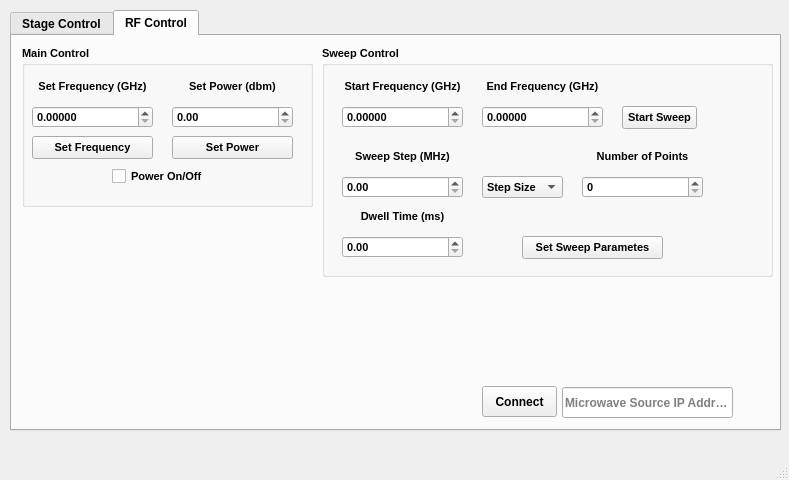
<?xml version="1.0" encoding="UTF-8"?>
<ui version="4.0">
 <class>MainWindow</class>
 <widget class="QMainWindow" name="MainWindow">
  <property name="geometry">
   <rect>
    <x>0</x>
    <y>0</y>
    <width>789</width>
    <height>480</height>
   </rect>
  </property>
  <property name="windowTitle">
   <string>MainWindow</string>
  </property>
  <widget class="QWidget" name="centralwidget">
   <widget class="QTabWidget" name="tabWidget">
    <property name="geometry">
     <rect>
      <x>10</x>
      <y>10</y>
      <width>771</width>
      <height>421</height>
     </rect>
    </property>
    <property name="font">
     <font>
      <bold>true</bold>
     </font>
    </property>
    <property name="tabShape">
     <enum>QTabWidget::Rounded</enum>
    </property>
    <property name="currentIndex">
     <number>1</number>
    </property>
    <widget class="QWidget" name="stage_control">
     <attribute name="title">
      <string>Stage Control</string>
     </attribute>
     <widget class="QPushButton" name="homeStageButton">
      <property name="geometry">
       <rect>
        <x>10</x>
        <y>10</y>
        <width>81</width>
        <height>24</height>
       </rect>
      </property>
      <property name="font">
       <font>
        <bold>true</bold>
       </font>
      </property>
      <property name="text">
       <string>Home Stage</string>
      </property>
     </widget>
     <widget class="QPushButton" name="setPositionButton">
      <property name="geometry">
       <rect>
        <x>100</x>
        <y>60</y>
        <width>81</width>
        <height>51</height>
       </rect>
      </property>
      <property name="font">
       <font>
        <bold>true</bold>
       </font>
      </property>
      <property name="text">
       <string>Set Position</string>
      </property>
     </widget>
     <widget class="QDoubleSpinBox" name="xPosSpinBox">
      <property name="geometry">
       <rect>
        <x>30</x>
        <y>60</y>
        <width>61</width>
        <height>22</height>
       </rect>
      </property>
     </widget>
     <widget class="QDoubleSpinBox" name="yPosSpinBox">
      <property name="geometry">
       <rect>
        <x>30</x>
        <y>90</y>
        <width>61</width>
        <height>22</height>
       </rect>
      </property>
     </widget>
     <widget class="QDoubleSpinBox" name="zPosSpinBox">
      <property name="geometry">
       <rect>
        <x>30</x>
        <y>140</y>
        <width>61</width>
        <height>22</height>
       </rect>
      </property>
     </widget>
     <widget class="QLabel" name="label">
      <property name="geometry">
       <rect>
        <x>10</x>
        <y>60</y>
        <width>16</width>
        <height>20</height>
       </rect>
      </property>
      <property name="font">
       <font>
        <bold>true</bold>
       </font>
      </property>
      <property name="text">
       <string>X</string>
      </property>
      <property name="scaledContents">
       <bool>false</bool>
      </property>
      <property name="alignment">
       <set>Qt::AlignCenter</set>
      </property>
     </widget>
     <widget class="QLabel" name="label_2">
      <property name="geometry">
       <rect>
        <x>10</x>
        <y>90</y>
        <width>16</width>
        <height>20</height>
       </rect>
      </property>
      <property name="font">
       <font>
        <bold>true</bold>
       </font>
      </property>
      <property name="text">
       <string>Y</string>
      </property>
      <property name="scaledContents">
       <bool>false</bool>
      </property>
      <property name="alignment">
       <set>Qt::AlignCenter</set>
      </property>
     </widget>
     <widget class="QLabel" name="label_3">
      <property name="geometry">
       <rect>
        <x>10</x>
        <y>140</y>
        <width>16</width>
        <height>20</height>
       </rect>
      </property>
      <property name="font">
       <font>
        <bold>true</bold>
       </font>
      </property>
      <property name="text">
       <string>Z</string>
      </property>
      <property name="scaledContents">
       <bool>false</bool>
      </property>
      <property name="alignment">
       <set>Qt::AlignCenter</set>
      </property>
     </widget>
     <widget class="QPushButton" name="connectStageButton">
      <property name="geometry">
       <rect>
        <x>542</x>
        <y>350</y>
        <width>111</width>
        <height>31</height>
       </rect>
      </property>
      <property name="text">
       <string>Connect to Stage</string>
      </property>
     </widget>
     <widget class="QComboBox" name="comPortBox">
      <property name="geometry">
       <rect>
        <x>660</x>
        <y>350</y>
        <width>101</width>
        <height>31</height>
       </rect>
      </property>
     </widget>
     <widget class="QPushButton" name="setStageHeightButton">
      <property name="geometry">
       <rect>
        <x>100</x>
        <y>130</y>
        <width>81</width>
        <height>31</height>
       </rect>
      </property>
      <property name="font">
       <font>
        <bold>true</bold>
       </font>
      </property>
      <property name="text">
       <string>Set Height</string>
      </property>
     </widget>
    </widget>
    <widget class="QWidget" name="RFControl">
     <attribute name="title">
      <string>RF Control</string>
     </attribute>
     <widget class="QLineEdit" name="MWSourceIPAddressBox">
      <property name="geometry">
       <rect>
        <x>550</x>
        <y>351</y>
        <width>171</width>
        <height>31</height>
       </rect>
      </property>
      <property name="placeholderText">
       <string>Microwave Source IP Address</string>
      </property>
     </widget>
     <widget class="QPushButton" name="connectMWSourceButton">
      <property name="geometry">
       <rect>
        <x>470</x>
        <y>350</y>
        <width>75</width>
        <height>31</height>
       </rect>
      </property>
      <property name="text">
       <string>Connect</string>
      </property>
     </widget>
     <widget class="QGroupBox" name="groupBox">
      <property name="geometry">
       <rect>
        <x>10</x>
        <y>10</y>
        <width>291</width>
        <height>161</height>
       </rect>
      </property>
      <property name="font">
       <font>
        <pointsize>8</pointsize>
        <bold>true</bold>
       </font>
      </property>
      <property name="title">
       <string>Main Control</string>
      </property>
      <widget class="QCheckBox" name="togglePwrChk">
       <property name="geometry">
        <rect>
         <x>90</x>
         <y>120</y>
         <width>101</width>
         <height>21</height>
        </rect>
       </property>
       <property name="text">
        <string>Power On/Off</string>
       </property>
      </widget>
      <widget class="QLabel" name="label_4">
       <property name="geometry">
        <rect>
         <x>10</x>
         <y>30</y>
         <width>121</width>
         <height>21</height>
        </rect>
       </property>
       <property name="text">
        <string>Set Frequency (GHz)</string>
       </property>
       <property name="alignment">
        <set>Qt::AlignCenter</set>
       </property>
      </widget>
      <widget class="QLabel" name="label_5">
       <property name="geometry">
        <rect>
         <x>150</x>
         <y>30</y>
         <width>121</width>
         <height>21</height>
        </rect>
       </property>
       <property name="text">
        <string>Set Power (dbm)</string>
       </property>
       <property name="alignment">
        <set>Qt::AlignCenter</set>
       </property>
      </widget>
      <widget class="QDoubleSpinBox" name="freqBox">
       <property name="geometry">
        <rect>
         <x>10</x>
         <y>60</y>
         <width>121</width>
         <height>22</height>
        </rect>
       </property>
       <property name="decimals">
        <number>5</number>
       </property>
      </widget>
      <widget class="QDoubleSpinBox" name="pwrBox">
       <property name="geometry">
        <rect>
         <x>150</x>
         <y>60</y>
         <width>121</width>
         <height>22</height>
        </rect>
       </property>
       <property name="decimals">
        <number>2</number>
       </property>
      </widget>
      <widget class="QPushButton" name="setFreqBtn">
       <property name="geometry">
        <rect>
         <x>10</x>
         <y>90</y>
         <width>121</width>
         <height>23</height>
        </rect>
       </property>
       <property name="text">
        <string>Set Frequency</string>
       </property>
      </widget>
      <widget class="QPushButton" name="setPwrBtn">
       <property name="geometry">
        <rect>
         <x>150</x>
         <y>90</y>
         <width>121</width>
         <height>23</height>
        </rect>
       </property>
       <property name="text">
        <string>Set Power</string>
       </property>
      </widget>
     </widget>
     <widget class="QGroupBox" name="groupBox_2">
      <property name="geometry">
       <rect>
        <x>310</x>
        <y>10</y>
        <width>451</width>
        <height>231</height>
       </rect>
      </property>
      <property name="font">
       <font>
        <pointsize>8</pointsize>
        <bold>true</bold>
       </font>
      </property>
      <property name="title">
       <string>Sweep Control</string>
      </property>
      <widget class="QPushButton" name="startSwpBtn">
       <property name="geometry">
        <rect>
         <x>300</x>
         <y>60</y>
         <width>75</width>
         <height>23</height>
        </rect>
       </property>
       <property name="text">
        <string>Start Sweep</string>
       </property>
      </widget>
      <widget class="QDoubleSpinBox" name="startFreqBox">
       <property name="geometry">
        <rect>
         <x>20</x>
         <y>60</y>
         <width>121</width>
         <height>22</height>
        </rect>
       </property>
       <property name="decimals">
        <number>5</number>
       </property>
      </widget>
      <widget class="QLabel" name="label_6">
       <property name="geometry">
        <rect>
         <x>150</x>
         <y>30</y>
         <width>141</width>
         <height>21</height>
        </rect>
       </property>
       <property name="text">
        <string>End Frequency (GHz)</string>
       </property>
       <property name="alignment">
        <set>Qt::AlignCenter</set>
       </property>
      </widget>
      <widget class="QLabel" name="label_7">
       <property name="geometry">
        <rect>
         <x>10</x>
         <y>30</y>
         <width>141</width>
         <height>21</height>
        </rect>
       </property>
       <property name="text">
        <string>Start Frequency (GHz)</string>
       </property>
       <property name="alignment">
        <set>Qt::AlignCenter</set>
       </property>
      </widget>
      <widget class="QDoubleSpinBox" name="endFreqBox">
       <property name="geometry">
        <rect>
         <x>160</x>
         <y>60</y>
         <width>121</width>
         <height>22</height>
        </rect>
       </property>
       <property name="decimals">
        <number>5</number>
       </property>
      </widget>
      <widget class="QDoubleSpinBox" name="stepSizeBox">
       <property name="geometry">
        <rect>
         <x>20</x>
         <y>130</y>
         <width>121</width>
         <height>22</height>
        </rect>
       </property>
      </widget>
      <widget class="QLabel" name="label_8">
       <property name="geometry">
        <rect>
         <x>20</x>
         <y>100</y>
         <width>121</width>
         <height>21</height>
        </rect>
       </property>
       <property name="text">
        <string>Sweep Step (MHz)</string>
       </property>
       <property name="alignment">
        <set>Qt::AlignCenter</set>
       </property>
      </widget>
      <widget class="QLabel" name="label_9">
       <property name="geometry">
        <rect>
         <x>260</x>
         <y>100</y>
         <width>121</width>
         <height>21</height>
        </rect>
       </property>
       <property name="text">
        <string>Number of Points</string>
       </property>
       <property name="alignment">
        <set>Qt::AlignCenter</set>
       </property>
      </widget>
      <widget class="QSpinBox" name="pointsBox">
       <property name="geometry">
        <rect>
         <x>260</x>
         <y>130</y>
         <width>121</width>
         <height>22</height>
        </rect>
       </property>
      </widget>
      <widget class="QComboBox" name="sweepDefBox">
       <property name="geometry">
        <rect>
         <x>160</x>
         <y>130</y>
         <width>81</width>
         <height>22</height>
        </rect>
       </property>
       <item>
        <property name="text">
         <string>Step Size</string>
        </property>
       </item>
       <item>
        <property name="text">
         <string>Points</string>
        </property>
       </item>
      </widget>
      <widget class="QDoubleSpinBox" name="dwellTimeBox">
       <property name="geometry">
        <rect>
         <x>20</x>
         <y>190</y>
         <width>121</width>
         <height>22</height>
        </rect>
       </property>
      </widget>
      <widget class="QLabel" name="label_10">
       <property name="geometry">
        <rect>
         <x>20</x>
         <y>160</y>
         <width>121</width>
         <height>21</height>
        </rect>
       </property>
       <property name="text">
        <string>Dwell Time (ms)</string>
       </property>
       <property name="alignment">
        <set>Qt::AlignCenter</set>
       </property>
      </widget>
      <widget class="QPushButton" name="setSweepParamBtn">
       <property name="geometry">
        <rect>
         <x>200</x>
         <y>190</y>
         <width>141</width>
         <height>23</height>
        </rect>
       </property>
       <property name="text">
        <string>Set Sweep Parametes</string>
       </property>
      </widget>
     </widget>
    </widget>
   </widget>
  </widget>
  <widget class="QMenuBar" name="menubar">
   <property name="geometry">
    <rect>
     <x>0</x>
     <y>0</y>
     <width>789</width>
     <height>22</height>
    </rect>
   </property>
  </widget>
  <widget class="QStatusBar" name="statusbar"/>
 </widget>
 <resources/>
 <connections/>
</ui>
